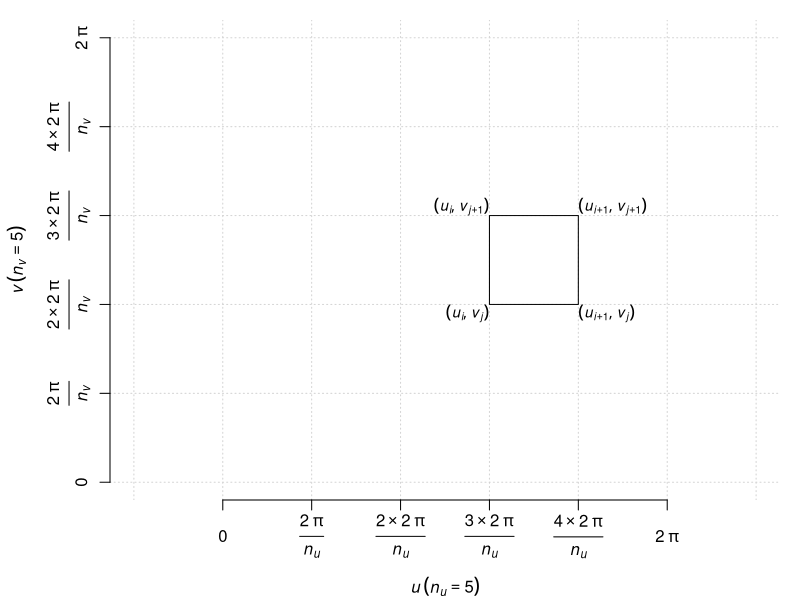

This chart was generated by the following R code:
## ---- chunk 1
knitr::opts_chunk$set(fig.path = "./figures/OpenglParametric-")
## ---- chunk 2
par(mar=c(5,5.5,1,1))
plot(0,0, xlim=c(0,10), ylim=c(0,10), type="n", axes=FALSE, 
     xlab=NA, ylab=NA, asp=1)
mtext(expression(italic(u)~group("(", italic(n[u]) == 5, ")")), side=1, line=4)
mtext(expression(italic(v)~group("(", italic(n[v]) == 5, ")")), side=2, line=4)
grid()
axis(1, at=c(0,2,4,6,8,10), 
     labels = c(0, 
                expression(over(2~pi, italic(n[u]))),
                expression(over(2 %*% 2~pi, italic(n[u]))),
                expression(over(3 %*% 2~pi, italic(n[u]))),
                expression(over(4 %*% 2~pi, italic(n[u]))),
                expression(2~pi)), 
     padj=0.5)
axis(2, at=c(0,2,4,6,8,10), 
     labels = c(0, 
                expression(over(2~pi, italic(n[v]))),
                expression(over(2 %*% 2~pi, italic(n[v]))),
                expression(over(3 %*% 2~pi, italic(n[v]))),
                expression(over(4 %*% 2~pi, italic(n[v]))),
                expression(2~pi)), 
     padj=0.1)

text(6, 4, 
     expression(group("(",list(italic(u[i]), italic(v[j])),")")), 
     cex=0.9, adj=c(1,1))
text(8, 4, 
     expression(group("(",list(italic(u[i+1]), italic(v[j])),")")), 
     cex=0.9, adj=c(0,1))
text(6, 6, 
     expression(group("(",list(italic(u[i]), italic(v[j+1])),")")), 
     cex=0.9, adj=c(1,0))
text(8, 6, 
     expression(group("(",list(italic(u[i+1]), italic(v[j+1])),")")), 
     cex=0.9, adj=c(0,0))
polygon(c(6,6,8,8), c(4,6,6,4))
